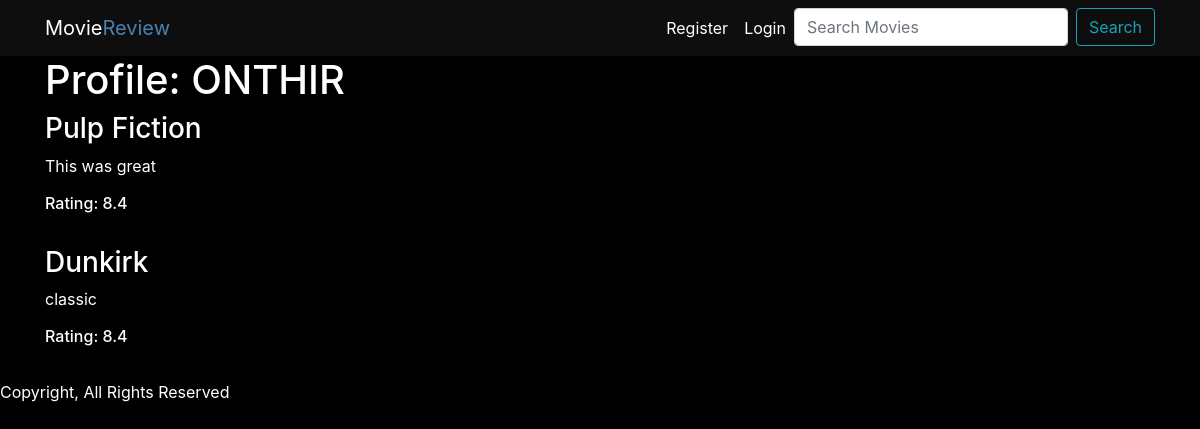
The app's page /profile/onthir/ with its own data.
### rating/models.py (models this page shows, shortened)
class Review(models.Model):
    user = models.ForeignKey(User, on_delete=models.CASCADE)
    movie = models.ForeignKey(Movie, on_delete=models.CASCADE)
    review = models.TextField(max_length=750)
    review_date = models.DateTimeField(auto_now_add=True)
    rating = models.FloatField(validators=[MinValueValidator(1), MaxValueValidator(10)])

class Movie(models.Model):
    title = models.CharField(max_length=150)
    description = models.TextField(max_length=500)
    released_date = models.DateField(default=None)
    director = models.CharField(max_length=150)
    cast = models.CharField(max_length=250)
    image = models.URLField(max_length=1000)
    slug = models.SlugField(max_length=200)

### rating/views.py (the view)
# urls.py: url(r'^profile/(?P<user>[.\-\w]+)/$', views.profile, name='profile')
def profile(request, user):
    username = User.objects.get(username=user)
    reviews = Review.objects.filter(user=username)
    context = {
        'reviews':reviews,
        'username': username
    }
    return render(request, 'rating/profile.html', context)

### rating/templates/rating/profile.html (shortened to what this page needs)
{% extends 'rating/base.html' %}
{% block content %}
<div class="container">
    <h1>Profile:  {{ username | upper }}</h1>
    {% for i in reviews %}
        <h3>{{ i.movie.title }}</h3>
        <p>{{ i.review }}</p>
        <h6>Rating: {{ i.rating }}</h6>
        <hr style="color:white;">
    {% endfor %}
</div>
{% endblock %}

### rating/templates/rating/base.html (shortened to what this page needs)
<html lang="en">
<head>
    <link href="https://maxcdn.bootstrapcdn.com/bootstrap/4.0.0/css/bootstrap.min.css" rel="stylesheet">
    {% load staticfiles %}
    <link rel="stylesheet" href="{% static 'css/style.css' %}">
</head>
<body>
    <nav class="navbar navbar-expand-lg navbar-light" style="background-color:rgb(14, 14, 14);">
      <div class="container">
          <a class="navbar-brand text-white" href="/" id="brand">Movie<span style="color:steelblue;">Review</span></a>
          <div class="collapse navbar-collapse" id="navbarNav">
              <ul class="nav navbar-nav ml-auto w-100 justify-content-end" id="item">
                {% if not request.user.is_authenticated %}
                  <li class="nav-item active">
                      <a class="nav-link text-white" href="{% url 'register' %}">Register
                      </a>
                  </li>
                  <li class="nav-item">
                      <a class="nav-link text-white" href="{% url 'login_user' %}">Login</a>
                  </li>
                  {% endif %}
                  <div>
                      <form class="form-inline my-2 my-lg-0" method="GET" action="#" id="search">
                          <input class="form-control mr-sm-2" type="text" name='q' value="" placeholder="Search Movies">
                          <input class="btn btn-outline-info my-2 my-sm-0" type="submit" value="Search"></input>
                      </form>
                  </div>
              </ul>
          </div>
      </div>
  </nav>
{% block content %}
{% endblock %}
<footer>Copyright, All Rights Reserved</footer>
</body>
</html>

### rating/static/css/style.css (style rules this page uses)
body { background: black; color: white; }

### records on screen
Review: movie "Pulp Fiction", review "This was great", rating "8.4"
Review: movie "Dunkirk", review "classic", rating "8.4"

### other values on screen
{{ username | upper }} "ONTHIR"
